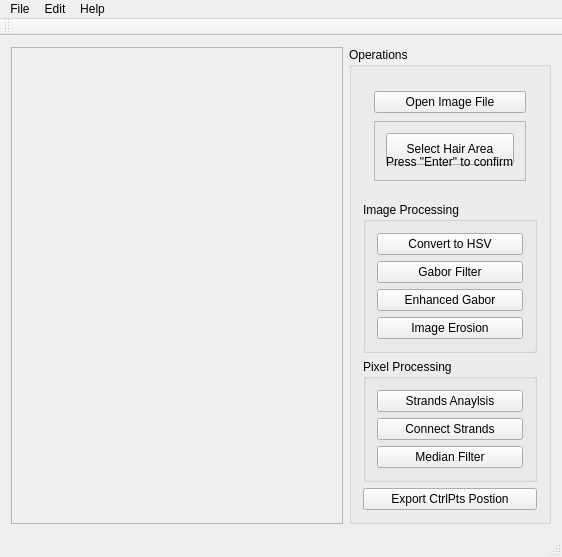
<?xml version="1.0" encoding="UTF-8"?>
<ui version="4.0">
 <class>MainWindow</class>
 <widget class="QMainWindow" name="MainWindow">
  <property name="geometry">
   <rect>
    <x>0</x>
    <y>0</y>
    <width>562</width>
    <height>557</height>
   </rect>
  </property>
  <property name="sizePolicy">
   <sizepolicy hsizetype="Expanding" vsizetype="Expanding">
    <horstretch>0</horstretch>
    <verstretch>0</verstretch>
   </sizepolicy>
  </property>
  <property name="windowTitle">
   <string>Hair Strand Tracking</string>
  </property>
  <widget class="QWidget" name="centralWidget">
   <property name="sizePolicy">
    <sizepolicy hsizetype="Expanding" vsizetype="Expanding">
     <horstretch>0</horstretch>
     <verstretch>0</verstretch>
    </sizepolicy>
   </property>
   <property name="maximumSize">
    <size>
     <width>16777215</width>
     <height>16777215</height>
    </size>
   </property>
   <layout class="QVBoxLayout" name="verticalLayout_4">
    <item>
     <layout class="QHBoxLayout" name="horizontalLayout">
      <item>
       <widget class="QScrollArea" name="scrollArea">
        <property name="widgetResizable">
         <bool>true</bool>
        </property>
        <widget class="QWidget" name="scrollAreaWidgetContents">
         <property name="geometry">
          <rect>
           <x>0</x>
           <y>0</y>
           <width>293</width>
           <height>473</height>
          </rect>
         </property>
         <property name="sizePolicy">
          <sizepolicy hsizetype="Expanding" vsizetype="Expanding">
           <horstretch>0</horstretch>
           <verstretch>0</verstretch>
          </sizepolicy>
         </property>
         <layout class="QVBoxLayout" name="verticalLayout_5">
          <item>
           <widget class="QLabel" name="label">
            <property name="sizePolicy">
             <sizepolicy hsizetype="Expanding" vsizetype="Expanding">
              <horstretch>0</horstretch>
              <verstretch>0</verstretch>
             </sizepolicy>
            </property>
            <property name="text">
             <string/>
            </property>
           </widget>
          </item>
         </layout>
        </widget>
       </widget>
      </item>
      <item>
       <layout class="QVBoxLayout" name="verticalLayout_3">
        <item>
         <widget class="QGroupBox" name="groupBox">
          <property name="title">
           <string>Operations</string>
          </property>
          <layout class="QVBoxLayout" name="verticalLayout">
           <item>
            <widget class="QFrame" name="Opreations">
             <layout class="QVBoxLayout" name="verticalLayout_2">
              <item>
               <widget class="QPushButton" name="openImageButton">
                <property name="text">
                 <string>Open Image File</string>
                </property>
               </widget>
              </item>
              <item>
               <widget class="QFrame" name="frame">
                <property name="maximumSize">
                 <size>
                  <width>16777215</width>
                  <height>60</height>
                 </size>
                </property>
                <property name="frameShape">
                 <enum>QFrame::StyledPanel</enum>
                </property>
                <property name="frameShadow">
                 <enum>QFrame::Raised</enum>
                </property>
                <layout class="QVBoxLayout" name="verticalLayout_7">
                 <item>
                  <widget class="QPushButton" name="CropButton">
                   <property name="minimumSize">
                    <size>
                     <width>0</width>
                     <height>32</height>
                    </size>
                   </property>
                   <property name="text">
                    <string>Select Hair Area</string>
                   </property>
                  </widget>
                 </item>
                 <item>
                  <widget class="QLabel" name="label_2">
                   <property name="sizePolicy">
                    <sizepolicy hsizetype="Minimum" vsizetype="Minimum">
                     <horstretch>0</horstretch>
                     <verstretch>0</verstretch>
                    </sizepolicy>
                   </property>
                   <property name="maximumSize">
                    <size>
                     <width>200</width>
                     <height>30</height>
                    </size>
                   </property>
                   <property name="text">
                    <string>Press &quot;Enter&quot; to confirm</string>
                   </property>
                  </widget>
                 </item>
                </layout>
               </widget>
              </item>
             </layout>
            </widget>
           </item>
           <item>
            <widget class="QGroupBox" name="groupBox_2">
             <property name="title">
              <string>Image Processing</string>
             </property>
             <layout class="QVBoxLayout" name="verticalLayout_6">
              <item>
               <widget class="QPushButton" name="pushButton">
                <property name="text">
                 <string>Convert to HSV</string>
                </property>
               </widget>
              </item>
              <item>
               <widget class="QPushButton" name="pushButton_2">
                <property name="text">
                 <string>Gabor Filter</string>
                </property>
               </widget>
              </item>
              <item>
               <widget class="QPushButton" name="enhancedGaborFilterButton">
                <property name="text">
                 <string>Enhanced Gabor</string>
                </property>
               </widget>
              </item>
              <item>
               <widget class="QPushButton" name="imageErosionButton">
                <property name="text">
                 <string>Image Erosion</string>
                </property>
               </widget>
              </item>
             </layout>
            </widget>
           </item>
           <item>
            <widget class="QGroupBox" name="groupBox_3">
             <property name="title">
              <string>Pixel Processing</string>
             </property>
             <layout class="QVBoxLayout" name="verticalLayout_8">
              <item>
               <widget class="QPushButton" name="strandsAnalysisButton">
                <property name="text">
                 <string>Strands Anaylsis</string>
                </property>
               </widget>
              </item>
              <item>
               <widget class="QPushButton" name="pushButton_4">
                <property name="text">
                 <string>Connect Strands</string>
                </property>
               </widget>
              </item>
              <item>
               <widget class="QPushButton" name="pushButton_5">
                <property name="text">
                 <string>Median Filter</string>
                </property>
               </widget>
              </item>
             </layout>
            </widget>
           </item>
           <item>
            <widget class="QPushButton" name="Export_CtrlPts_Button">
             <property name="text">
              <string>Export CtrlPts Postion</string>
             </property>
            </widget>
           </item>
          </layout>
         </widget>
        </item>
       </layout>
      </item>
     </layout>
    </item>
   </layout>
  </widget>
  <widget class="QMenuBar" name="menuBar">
   <property name="geometry">
    <rect>
     <x>0</x>
     <y>0</y>
     <width>562</width>
     <height>22</height>
    </rect>
   </property>
   <widget class="QMenu" name="menuFile">
    <property name="title">
     <string>File</string>
    </property>
    <addaction name="actionOpen"/>
    <addaction name="actionSave"/>
    <addaction name="actionExit"/>
   </widget>
   <widget class="QMenu" name="menuHelp">
    <property name="title">
     <string>Help</string>
    </property>
    <addaction name="actionAbout"/>
   </widget>
   <widget class="QMenu" name="menuEdit">
    <property name="title">
     <string>Edit</string>
    </property>
    <addaction name="actionCrop_Image"/>
    <addaction name="actionZoom_IN"/>
    <addaction name="actionZoom_Out"/>
   </widget>
   <addaction name="menuFile"/>
   <addaction name="menuEdit"/>
   <addaction name="menuHelp"/>
  </widget>
  <widget class="QToolBar" name="mainToolBar">
   <attribute name="toolBarArea">
    <enum>TopToolBarArea</enum>
   </attribute>
   <attribute name="toolBarBreak">
    <bool>false</bool>
   </attribute>
  </widget>
  <widget class="QStatusBar" name="statusBar"/>
  <action name="actionOpen">
   <property name="text">
    <string>Open</string>
   </property>
  </action>
  <action name="actionExit">
   <property name="text">
    <string>Exit</string>
   </property>
  </action>
  <action name="actionAbout">
   <property name="text">
    <string>about</string>
   </property>
  </action>
  <action name="actionZoom_IN">
   <property name="text">
    <string>Zoom In</string>
   </property>
  </action>
  <action name="actionZoom_Out">
   <property name="text">
    <string>Zoom Out</string>
   </property>
  </action>
  <action name="actionCrop_Image">
   <property name="text">
    <string>Crop Image</string>
   </property>
  </action>
  <action name="actionSave">
   <property name="text">
    <string>Save</string>
   </property>
  </action>
 </widget>
 <layoutdefault spacing="6" margin="11"/>
 <resources/>
 <connections/>
</ui>
